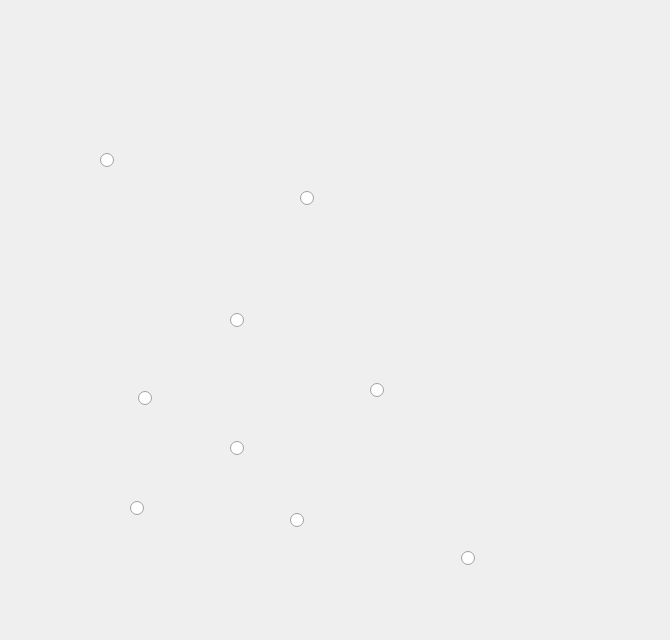
    <widget class="QWidget" name="dong_bac_bo">
     <widget class="QLabel" name="dong_bac_bo_anh">
      <property name="geometry">
       <rect>
        <x>0</x>
        <y>20</y>
        <width>661</width>
        <height>611</height>
       </rect>
      </property>
      <property name="text">
       <string/>
      </property>
      <property name="pixmap">
       <pixmap>C:/Users/ACER/Downloads/Đông bắc bộ.jpg</pixmap>
      </property>
      <property name="scaledContents">
       <bool>true</bool>
      </property>
     </widget>
     <widget class="QRadioButton" name="nut_ha_giang">
      <property name="geometry">
       <rect>
        <x>100</x>
        <y>150</y>
        <width>16</width>
        <height>20</height>
       </rect>
      </property>
      <property name="text">
       <string/>
      </property>
     </widget>
     <widget class="QRadioButton" name="nut_cao_bang">
      <property name="geometry">
       <rect>
        <x>300</x>
        <y>188</y>
        <width>16</width>
        <height>20</height>
       </rect>
      </property>
      <property name="text">
       <string/>
      </property>
     </widget>
     <widget class="QRadioButton" name="nut_bac_kan">
      <property name="geometry">
       <rect>
        <x>230</x>
        <y>310</y>
        <width>16</width>
        <height>20</height>
       </rect>
      </property>
      <property name="text">
       <string/>
      </property>
     </widget>
     <widget class="QRadioButton" name="nut_lang_son">
      <property name="geometry">
       <rect>
        <x>370</x>
        <y>380</y>
        <width>16</width>
        <height>20</height>
       </rect>
      </property>
      <property name="text">
       <string/>
      </property>
     </widget>
     <widget class="QRadioButton" name="nut_quang_ninh">
      <property name="geometry">
       <rect>
        <x>461</x>
        <y>548</y>
        <width>16</width>
        <height>20</height>
       </rect>
      </property>
      <property name="text">
       <string/>
      </property>
     </widget>
     <widget class="QRadioButton" name="nut_bac_giang">
      <property name="geometry">
       <rect>
        <x>290</x>
        <y>510</y>
        <width>16</width>
        <height>20</height>
       </rect>
      </property>
      <property name="text">
       <string/>
      </property>
     </widget>
     <widget class="QRadioButton" name="nut_thai_nguyen">
      <property name="geometry">
       <rect>
        <x>230</x>
        <y>438</y>
        <width>16</width>
        <height>20</height>
       </rect>
      </property>
      <property name="text">
       <string/>
      </property>
     </widget>
     <widget class="QRadioButton" name="nut_tuyen_quang">
      <property name="geometry">
       <rect>
        <x>138</x>
        <y>388</y>
        <width>16</width>
        <height>20</height>
       </rect>
      </property>
      <property name="text">
       <string/>
      </property>
     </widget>
     <widget class="QRadioButton" name="nut_phu_tho">
      <property name="geometry">
       <rect>
        <x>130</x>
        <y>498</y>
        <width>16</width>
        <height>20</height>
       </rect>
      </property>
      <property name="text">
       <string/>
      </property>
     </widget>
    </widget>
